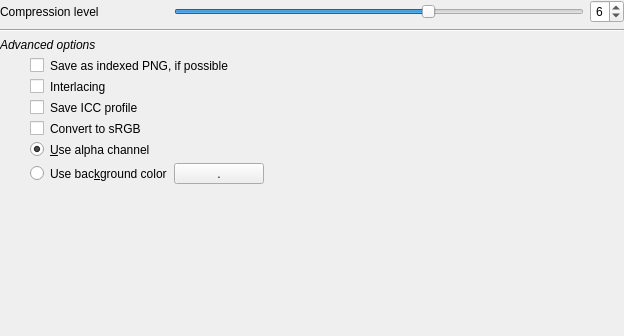
<?xml version="1.0" encoding="UTF-8"?>
<ui version="4.0">
 <class>Form</class>
 <widget class="QWidget" name="Form">
  <property name="geometry">
   <rect>
    <x>0</x>
    <y>0</y>
    <width>624</width>
    <height>336</height>
   </rect>
  </property>
  <property name="windowTitle">
   <string>Form</string>
  </property>
  <layout class="QGridLayout" name="gridLayout">
   <property name="leftMargin">
    <number>0</number>
   </property>
   <property name="topMargin">
    <number>0</number>
   </property>
   <property name="rightMargin">
    <number>0</number>
   </property>
   <property name="bottomMargin">
    <number>0</number>
   </property>
   <item row="8" column="1">
    <widget class="WColorButton" name="pbBgColor">
     <property name="maximumSize">
      <size>
       <width>90</width>
       <height>16777215</height>
      </size>
     </property>
     <property name="toolTip">
      <string>When Store alpha channel option is unchecked, for files with alpha channel, defined transparent color will be used as background color</string>
     </property>
     <property name="text">
      <string>.</string>
     </property>
    </widget>
   </item>
   <item row="7" column="0" colspan="2">
    <widget class="QRadioButton" name="rbStoreAlpha">
     <property name="toolTip">
      <string>&lt;html&gt;&lt;head/&gt;&lt;body&gt;&lt;p&gt;Save alpha channel (transparency)&lt;/p&gt;&lt;p&gt;If unchecked, for files with alpha channel, defined background color will be used&lt;/p&gt;&lt;/body&gt;&lt;/html&gt;</string>
     </property>
     <property name="styleSheet">
      <string notr="true">padding-left: 30px</string>
     </property>
     <property name="text">
      <string>&amp;Use alpha channel</string>
     </property>
     <property name="checked">
      <bool>true</bool>
     </property>
    </widget>
   </item>
   <item row="8" column="0">
    <widget class="QRadioButton" name="rbUseBgColor">
     <property name="toolTip">
      <string>&lt;html&gt;&lt;head/&gt;&lt;body&gt;&lt;p&gt;Don't save alpha channel (transparency)&lt;/p&gt;&lt;p&gt;If checked, for files with alpha channel, defined background color will be used&lt;/p&gt;&lt;/body&gt;&lt;/html&gt;</string>
     </property>
     <property name="styleSheet">
      <string notr="true">padding-left: 30px</string>
     </property>
     <property name="text">
      <string>Use bac&amp;kground color</string>
     </property>
    </widget>
   </item>
   <item row="6" column="0" colspan="2">
    <widget class="QCheckBox" name="cbForceConvertsRGB">
     <property name="toolTip">
      <string>&lt;html&gt;&lt;head/&gt;&lt;body&gt;&lt;p&gt;Convert file to sRGB ICC profile&lt;/p&gt;&lt;/body&gt;&lt;/html&gt;</string>
     </property>
     <property name="styleSheet">
      <string notr="true">padding-left: 30px</string>
     </property>
     <property name="text">
      <string>Convert to sRGB</string>
     </property>
    </widget>
   </item>
   <item row="2" column="0" colspan="3">
    <widget class="QLabel" name="label_3">
     <property name="font">
      <font>
       <italic>true</italic>
      </font>
     </property>
     <property name="text">
      <string>Advanced options</string>
     </property>
    </widget>
   </item>
   <item row="4" column="0" colspan="2">
    <widget class="QCheckBox" name="cbInterlacing">
     <property name="toolTip">
      <string>&lt;html&gt;&lt;head/&gt;&lt;body&gt;&lt;p&gt;Use interlacing when publishing on internet&lt;/p&gt;&lt;p&gt;For low bandwidth connection, this option allows browsers to load an early degraded version of the whole image as soon as possible and then progressively renders the image during loading&lt;/p&gt;&lt;/body&gt;&lt;/html&gt;</string>
     </property>
     <property name="styleSheet">
      <string notr="true">padding-left: 30px</string>
     </property>
     <property name="text">
      <string>Interlacing</string>
     </property>
    </widget>
   </item>
   <item row="5" column="0" colspan="2">
    <widget class="QCheckBox" name="cbSaveICCProfile">
     <property name="toolTip">
      <string>&lt;html&gt;&lt;head/&gt;&lt;body&gt;&lt;p&gt;Save current ICC profile in PNG file&lt;/p&gt;&lt;/body&gt;&lt;/html&gt;</string>
     </property>
     <property name="styleSheet">
      <string notr="true">padding-left: 30px</string>
     </property>
     <property name="text">
      <string>Save ICC profile</string>
     </property>
    </widget>
   </item>
   <item row="0" column="0">
    <widget class="QLabel" name="label">
     <property name="text">
      <string>Compression level</string>
     </property>
    </widget>
   </item>
   <item row="3" column="0" colspan="2">
    <widget class="QCheckBox" name="cbIndexed">
     <property name="toolTip">
      <string>&lt;html&gt;&lt;head/&gt;&lt;body&gt;&lt;p&gt;If possible, try to save PNG file as indexed from a color palette&lt;/p&gt;&lt;/body&gt;&lt;/html&gt;</string>
     </property>
     <property name="styleSheet">
      <string notr="true">padding-left: 30px</string>
     </property>
     <property name="text">
      <string>Save as indexed PNG, if possible</string>
     </property>
    </widget>
   </item>
   <item row="0" column="1">
    <widget class="QSlider" name="hsCompressionLevel">
     <property name="toolTip">
      <string>&lt;html&gt;&lt;head/&gt;&lt;body&gt;&lt;p&gt;PNG file format is a lossless format: compression size doesn't impact quality of saved image&lt;/p&gt;&lt;p&gt;Smallest value means low compression, bigger file size&lt;/p&gt;&lt;p&gt;Highest calue means high compression, smaller file size&lt;/p&gt;&lt;/body&gt;&lt;/html&gt;</string>
     </property>
     <property name="minimum">
      <number>1</number>
     </property>
     <property name="maximum">
      <number>9</number>
     </property>
     <property name="pageStep">
      <number>1</number>
     </property>
     <property name="value">
      <number>6</number>
     </property>
     <property name="sliderPosition">
      <number>6</number>
     </property>
     <property name="orientation">
      <enum>Qt::Horizontal</enum>
     </property>
     <property name="invertedControls">
      <bool>false</bool>
     </property>
     <property name="tickPosition">
      <enum>QSlider::NoTicks</enum>
     </property>
    </widget>
   </item>
   <item row="0" column="2">
    <widget class="QSpinBox" name="sbCompressionLevel">
     <property name="toolTip">
      <string>&lt;html&gt;&lt;head/&gt;&lt;body&gt;&lt;p&gt;PNG file format is a lossless format: compression size doesn't impact quality of saved image&lt;/p&gt;&lt;p&gt;Smallest value means low compression, bigger file size&lt;/p&gt;&lt;p&gt;Highest calue means high compression, smaller file size&lt;/p&gt;&lt;/body&gt;&lt;/html&gt;</string>
     </property>
     <property name="alignment">
      <set>Qt::AlignRight|Qt::AlignTrailing|Qt::AlignVCenter</set>
     </property>
     <property name="minimum">
      <number>1</number>
     </property>
     <property name="maximum">
      <number>9</number>
     </property>
     <property name="value">
      <number>6</number>
     </property>
    </widget>
   </item>
   <item row="1" column="0" colspan="3">
    <widget class="Line" name="line">
     <property name="orientation">
      <enum>Qt::Horizontal</enum>
     </property>
    </widget>
   </item>
   <item row="9" column="0">
    <spacer name="verticalSpacer">
     <property name="orientation">
      <enum>Qt::Vertical</enum>
     </property>
     <property name="sizeHint" stdset="0">
      <size>
       <width>20</width>
       <height>40</height>
      </size>
     </property>
    </spacer>
   </item>
  </layout>
 </widget>
 <customwidgets>
  <customwidget>
   <class>WColorButton</class>
   <extends>QToolButton</extends>
   <header>pktk.widgets.wcolorbutton</header>
  </customwidget>
 </customwidgets>
 <resources/>
 <connections>
  <connection>
   <sender>hsCompressionLevel</sender>
   <signal>valueChanged(int)</signal>
   <receiver>sbCompressionLevel</receiver>
   <slot>setValue(int)</slot>
   <hints>
    <hint type="sourcelabel">
     <x>568</x>
     <y>23</y>
    </hint>
    <hint type="destinationlabel">
     <x>617</x>
     <y>26</y>
    </hint>
   </hints>
  </connection>
  <connection>
   <sender>sbCompressionLevel</sender>
   <signal>valueChanged(int)</signal>
   <receiver>hsCompressionLevel</receiver>
   <slot>setValue(int)</slot>
   <hints>
    <hint type="sourcelabel">
     <x>617</x>
     <y>27</y>
    </hint>
    <hint type="destinationlabel">
     <x>568</x>
     <y>28</y>
    </hint>
   </hints>
  </connection>
 </connections>
</ui>
